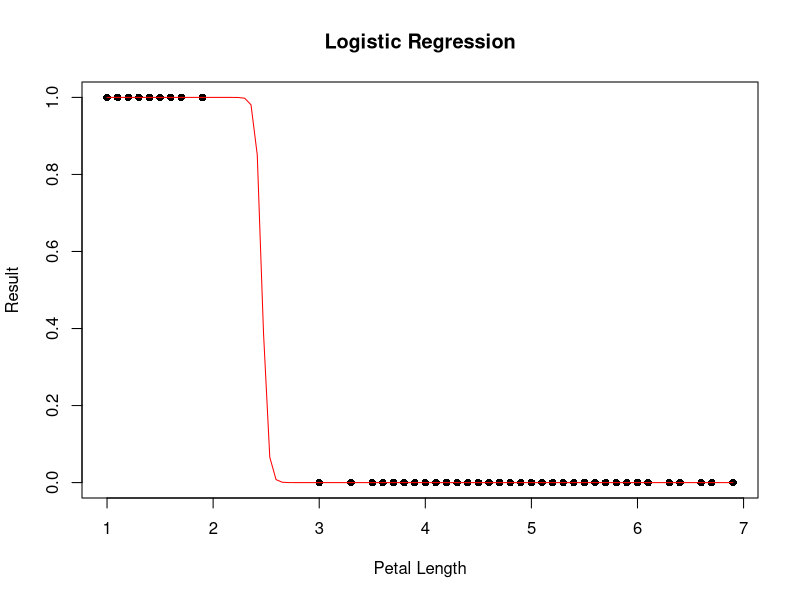

The R script that drew this image:
data<-iris
data$Result<-ifelse(data$Species=="setosa",1,0)
model<-glm(Result~Petal.Length,data=data,family=binomial)
summary(model)
data$Predicted_Probability<-predict(model,type="response")
data$Predicted_Result<-ifelse(data$Predicted_Probability>0.5,1,0)
head(data)
plot(data$Petal.Length,data$Result,
     xlab="Petal Length",
     ylab="Result",
     main="Logistic Regression",
     pch=16)
curve(predict(model,
              data.frame(Petal.Length=x),
              type="response")
      ,add=TRUE,col="red")
